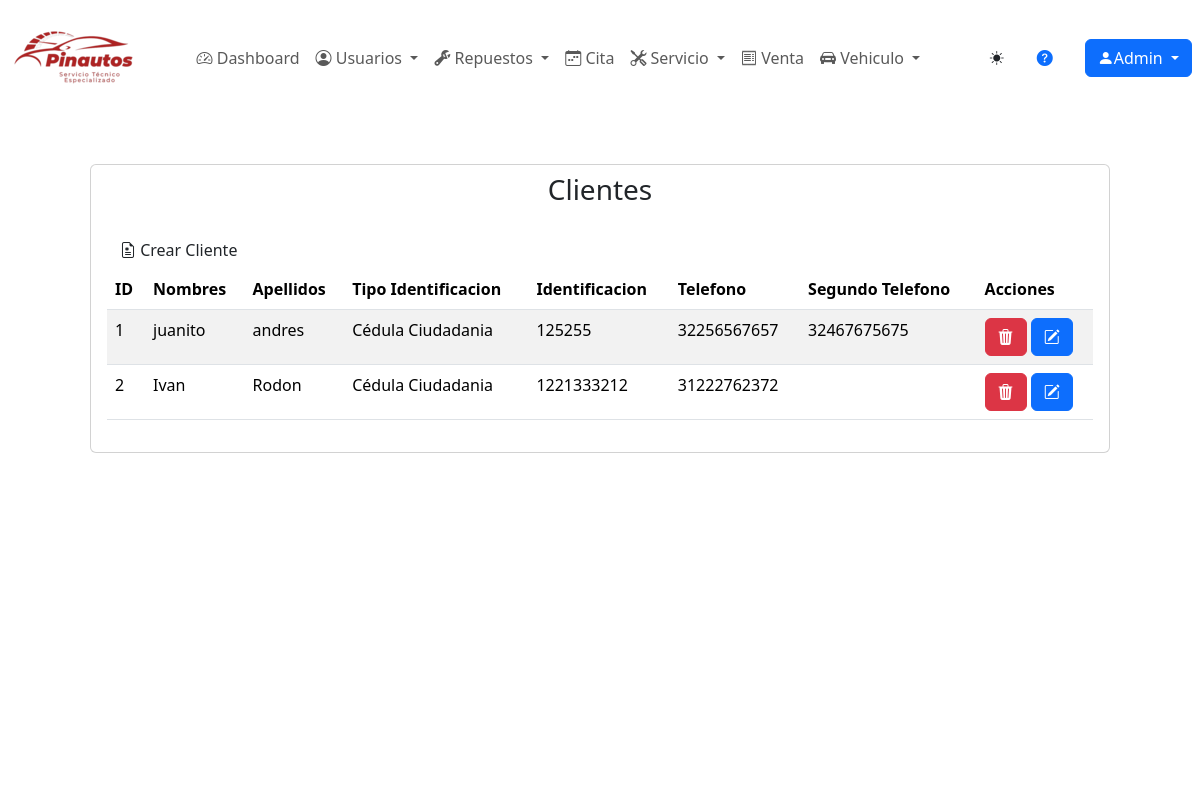
The app's page /usuarios/cliente/ (signed in), older data.
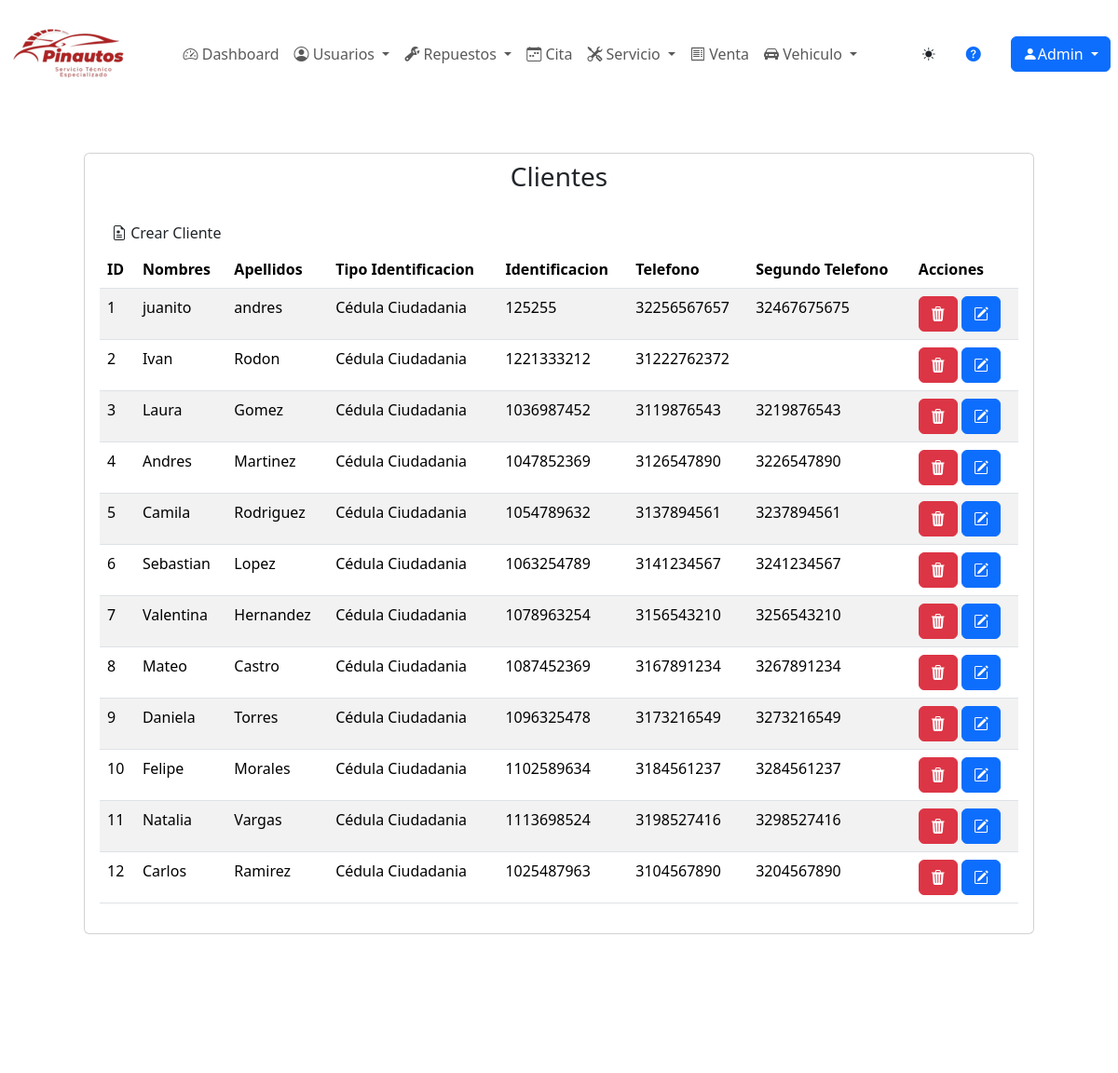
The same page, newer data.
### usuarios/models.py (models this page shows)
class Cliente(models.Model):
    nombres = models.CharField(max_length=30, verbose_name="Nombres", default='', blank=False, validators=[alphabetic_validator])
    apellidos = models.CharField(max_length=30, verbose_name="Apellidos", default='', blank=False, validators=[alphabetic_validator])
    class TipoIdentificacion(models.TextChoices):
        CEDULA = 'Cédula Ciudadania', _("Cédula Ciudadania")
        TARJETA = 'Tarjeta Identidad', _("Tarjeta de Identidad")
        CEDULA_EXTRANJERIA = 'Cédula Extrangería', _("Cédula de Extrangería")
    tipo_identificacion = models.CharField(max_length=18, choices=TipoIdentificacion.choices, verbose_name="Tipo de identificacion", default=TipoIdentificacion.CEDULA, blank=False)
    identificacion = models.CharField(max_length=10, verbose_name="Identificacion", default='', validators=[numeric_validator], unique=True, blank=False)
    telefono = models.CharField(max_length=11, verbose_name="Telefono", validators=[numeric_validator], blank=False)
    telefono2 = models.CharField(max_length=11, verbose_name="Segundo Telefono", validators=[numeric_validator], blank=True)
    class Estado(models.TextChoices):
        ACTIVO = '1', _("Activo")
        INACTIVO = '0', _("Inactivo")
    estado = models.CharField(max_length=2, choices=Estado.choices, default=Estado.ACTIVO, verbose_name="Estado", blank=False)
    class Meta:
        verbose_name_plural = "clientes"

### usuarios/views.py (the view)
# urls.py: path('cliente/', cliente_listar, name="clientes" ),
@login_required
def cliente_listar(request):
    titulo="Cliente"
    modulo ="Usuarios"
    cliente = Cliente.objects.all()
    context={
        "titulo":titulo,
        "modulo":modulo,
        "clientes":cliente
    }
    return render(request,"usuarios/cliente/listar.html", context)

### base/templates/usuarios/cliente/listar.html (shortened to what this page needs)
{% extends 'partials/body.html' %}
{% load static %}
{% block contenido %}
<body>
    <div class="card fondcard m-5">
        <h3 class="text-center m-2">Clientes</h3>
        <div class="card-body">
            <a href="{% url 'clientes-crear' %}" class="btn fondtable">
                <i class="bi bi-file-earmark-medical"></i> Crear Cliente
              </a>
            <table id="example2" class="table table-striped nowrap" style="width:100%">
                <thead>
                    <tr>
                        <th>ID</th>
                        <th>Nombres</th>
                        <th>Apellidos</th>
                        <th>Tipo Identificacion</th>
                        <th>Identificacion</th>
                        <th>Telefono</th>
                        <th>Segundo Telefono</th>
                        <th>Acciones</th>
                    </tr>
                </thead>
                <tbody>
                    {% for cliente in clientes %}
                    <tr>
                        <td>{{cliente.id}}</td>
                        <td>{{cliente.nombres}}</td>
                        <td>{{cliente.apellidos}}</td>
                        <td>{{cliente.tipo_identificacion}}</td>
                        <td>{{cliente.identificacion}}</td>
                        <td>{{cliente.telefono}}</td>
                        <td>{{cliente.telefono2}}</td>
                        <td>
                            <button type="button" onclick="changeURL('{{cliente.id}}')" data-taller-pinautos="{{cliente.id}}" class="btnEliminar btn btn-danger" data-bs-toggle="modal" data-bs-target="#modalConf">
                                <i class="bi bi-trash3-fill"></i>
                            </button>
                            <a class="btn btn-primary" href="{% url 'clientes-modificar' cliente.id %}">
                                <i class="bi bi-pencil-square"></i>
                            </a>
                        </td>
                    </tr>
                    {% endfor %}
                </tbody>
            </table>
        </div>
    </div>
</body>
{% endblock contenido %}

### base/templates/partials/body.html (shortened to what this page needs)
{% load static %}
{% load django_bootstrap5 %}
<!DOCTYPE html>
<html lang="es">
  <head>
    {% bootstrap_css %} {% bootstrap_javascript %}
    <link rel="stylesheet" href="{% static 'css/partial/body.css' %}">
    <link rel="stylesheet" href="{% static 'css/homepage/headerandfooterpagehome.css' %}">
    <link rel="stylesheet" href="{% static 'node_modules/bootstrap/dist/css/bootstrap.min.css' %}" />
    <link rel="stylesheet" href="{% static 'node_modules/sweetalert2/dist/sweetalert2.min.css' %}" />
    <link rel="stylesheet" href="{% static 'node_modules/sweetalert2/dist/sweetalert2.min.css' %}" />
    <link rel="stylesheet" href="{% static 'node_modules/bootstrap-icons/font/bootstrap-icons.css' %}" />
    <link rel="stylesheet" href="{% static 'css/tablas/cdn.datatables.net_1.13.6_css_dataTables.bootstrap5.min.css' %}" />
    <link rel="stylesheet" href="{% static 'css/tablas/cdn.datatables.net_buttons_2.4.2_css_buttons.dataTables.min.css' %}" />
    <link rel="stylesheet" href="{% static 'css/tablas/cdn.datatables.net_responsive_2.5.0_css_responsive.bootstrap5.min.css' %}" />
  </head>
<body{% if request.session.theme == 'dark' %}class="theme-dark"{% else %}class="theme-light"{% endif %} class="color" id="texto">
  {% include 'partials/header.html' %}
    <div class=" container ">
      {% block contenido %}
      {% endblock contenido %}
    </div>
  {% include 'partials/modal.html'%}
  {% include 'partials/footer.html' %}
</body>
</html>

### base/templates/partials/header.html (shortened to what this page needs)
{% load static %}
<nav class="navbar navbar-expand-md fondoheader textcolor">
  <div class="container-fluid">
    <a class="navbar-brand" href="{% url 'index' %}">
      <img src="{% static 'img/Logos/LogoHeader.png' %}" alt="Pinautos">
    </a>
    <div class="collapse navbar-collapse justify-content-center" id="menu">
      <ul class="navbar-nav ">
        <li class="nav-item ">
          <a href="{% url 'index' %}" class="nav-link textcolor"><i class="bi bi-speedometer2"></i> Dashboard</a>
        </li>
        <li class="nav-item dropdown ">
          <a class="nav-link dropdown-toggle textcolor" href="#" id="navbarDropdown1" role="button" data-bs-toggle="dropdown" aria-expanded="false">
            <i class="bi bi-person-circle"></i> Usuarios
          </a>
        </li>
        <li class="nav-item dropdown">
          <a class="nav-link dropdown-toggle textcolor" href="#" id="navbarDropdown2" role="button" data-bs-toggle="dropdown" aria-expanded="false">
            <i class="bi bi-wrench-adjustable"></i> Repuestos
          </a>
        </li>
        <li class="nav-item">
          <a class="nav-link textcolor" href="{% url 'citas' %}">
            <i class="bi bi-calendar-week"></i> Cita
          </a>
        </li>
        <li class="nav-item dropdown">
          <a class="nav-link dropdown-toggle textcolor" href="#" id="navbarDropdown4" role="button" data-bs-toggle="dropdown" aria-expanded="false">
            <i class="bi bi-tools"></i> Servicio
          </a>
        </li>
        <li class="nav-item">
          <a class="nav-link textcolor" href="{% url 'ventas' %}">
            <i class="bi bi-receipt"></i> Venta
          </a>
        </li>
        <li class="nav-item dropdown">
          <a class="nav-link dropdown-toggle textcolor" href="#" id="navbarDropdown6" role="button" data-bs-toggle="dropdown" aria-expanded="false">
            <i class="bi bi-car-front-fill"></i> Vehiculo
          </a>
        </li>
      </ul>
    </div>
  </div>
  <button id="tema-toggle" class="btn btn-sm fondboton ms-2">
    <i class="bi bi-sun-fill" id="icono-sol"></i>
  </button>
  <a href="{% url 'Manualayudaclientes' %}" class=" text-decoration-none m-4 textcolor"><i class="bi bi-question-circle-fill"></i></a>
  <div class="btn-group m-2">
    <button type="button" class="btn btn-primary dropdown-toggle" data-bs-toggle="dropdown" aria-haspopup="true" aria-expanded="false">
      <i class="bi bi-person-fill"></i>{{ user.username|title }}
    </button>
  </div>
</nav>

### base/templates/partials/modal.html (shortened to what this page needs)
{% load static %}
<head>
  <link rel="stylesheet" href="{% static 'css/partial/model.css' %}">
</head>
<body>
</body>

### base/templates/partials/scripts.html (shortened to what this page needs)
{% load static %}

### base/templates/partials/footer.html (shortened to what this page needs)
{% load django_bootstrap5 %}
{% load static %}
<link rel="stylesheet" href="{% static 'css/partial/footer.css' %}">
<footer class="fondfooter text-white pt-5 pb-4">
    <div class="container text center text-md-start">
        <div class="text-center mb-2">
            <p class="text-footer">
            </p>
        </div>
    </div>
</footer>

### static/css/partial/body.css (style rules this page uses)
body { position: relative; padding-bottom: 115px; min-height: 100vh; }

### static/css/partial/footer.css (style rules this page uses)
.fondfooter { margin-top: auto; position: absolute; bottom: 0%; width: 100%; }

Row changes from the older to the newer data that the page shows:
added Cliente: id "3", nombres "Laura", apellidos "Gomez", tipo_identificacion "Cédula Ciudadania", identificacion "1036987452", telefono "3119876543", telefono2 "3219876543"
added Cliente: id "4", nombres "Andres", apellidos "Martinez", tipo_identificacion "Cédula Ciudadania", identificacion "1047852369", telefono "3126547890", telefono2 "3226547890"
added Cliente: id "5", nombres "Camila", apellidos "Rodriguez", tipo_identificacion "Cédula Ciudadania", identificacion "1054789632", telefono "3137894561", telefono2 "3237894561"
added Cliente: id "6", nombres "Sebastian", apellidos "Lopez", tipo_identificacion "Cédula Ciudadania", identificacion "1063254789", telefono "3141234567", telefono2 "3241234567"
added Cliente: id "7", nombres "Valentina", apellidos "Hernandez", tipo_identificacion "Cédula Ciudadania", identificacion "1078963254", telefono "3156543210", telefono2 "3256543210"
added Cliente: id "8", nombres "Mateo", apellidos "Castro", tipo_identificacion "Cédula Ciudadania", identificacion "1087452369", telefono "3167891234", telefono2 "3267891234"
added Cliente: id "9", nombres "Daniela", apellidos "Torres", tipo_identificacion "Cédula Ciudadania", identificacion "1096325478", telefono "3173216549", telefono2 "3273216549"
added Cliente: id "10", nombres "Felipe", apellidos "Morales", tipo_identificacion "Cédula Ciudadania", identificacion "1102589634", telefono "3184561237", telefono2 "3284561237"
added Cliente: id "11", nombres "Natalia", apellidos "Vargas", tipo_identificacion "Cédula Ciudadania", identificacion "1113698524", telefono "3198527416", telefono2 "3298527416"
added Cliente: id "12", nombres "Carlos", apellidos "Ramirez", tipo_identificacion "Cédula Ciudadania", identificacion "1025487963", telefono "3104567890", telefono2 "3204567890"
